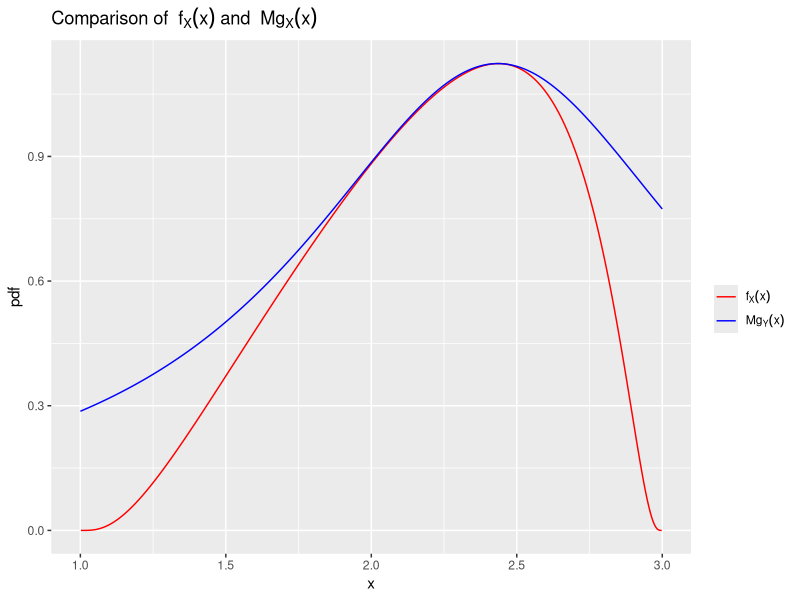
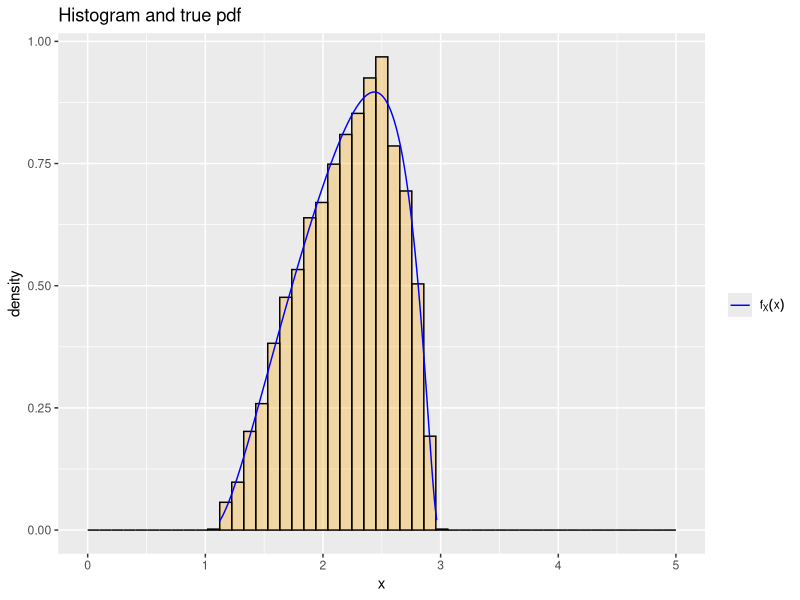
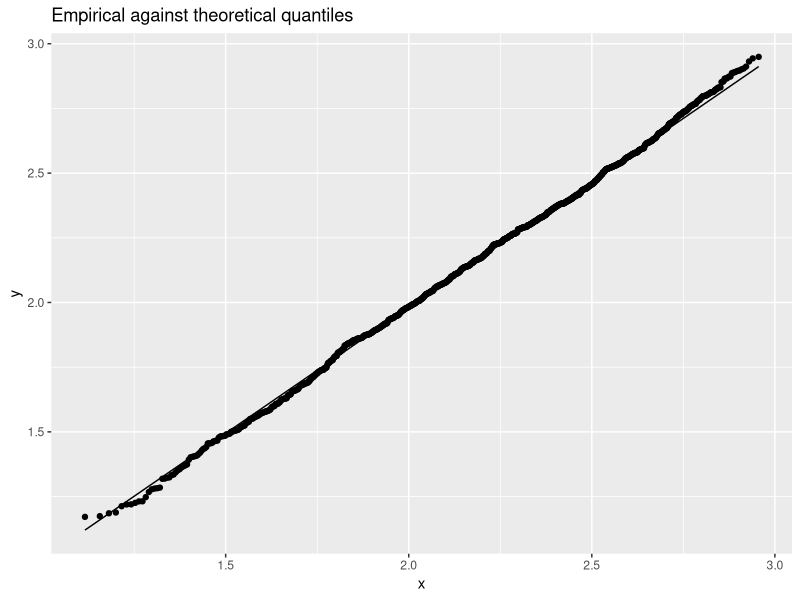
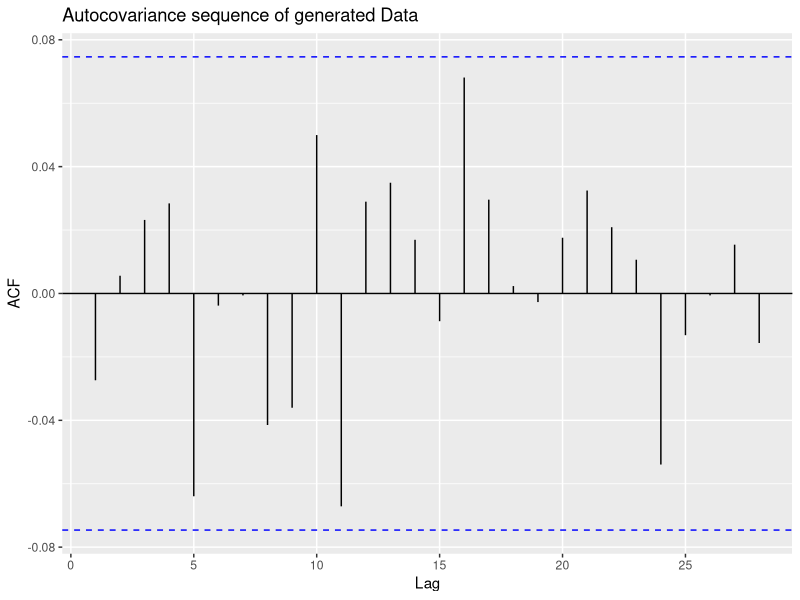
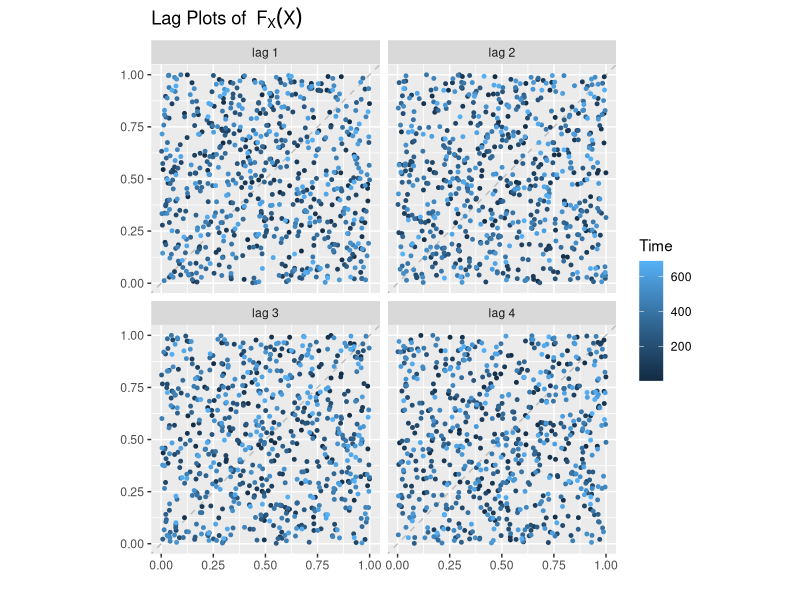
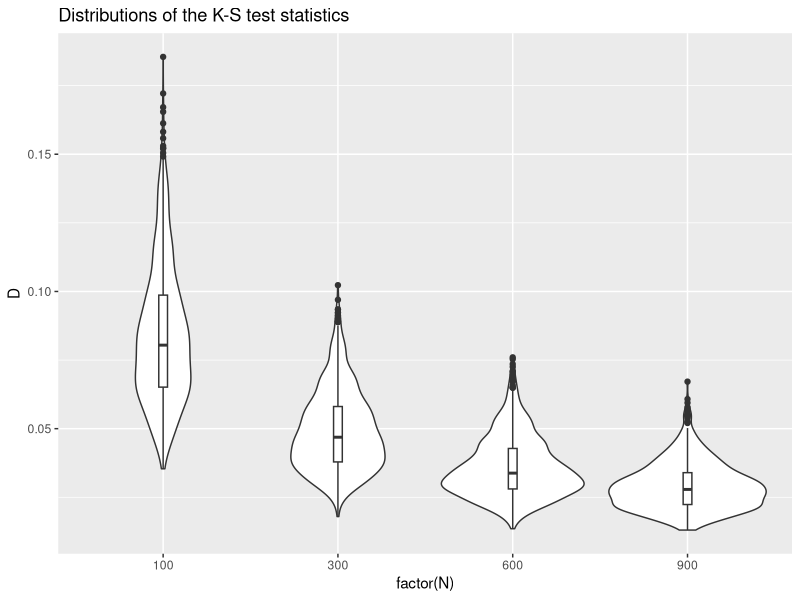
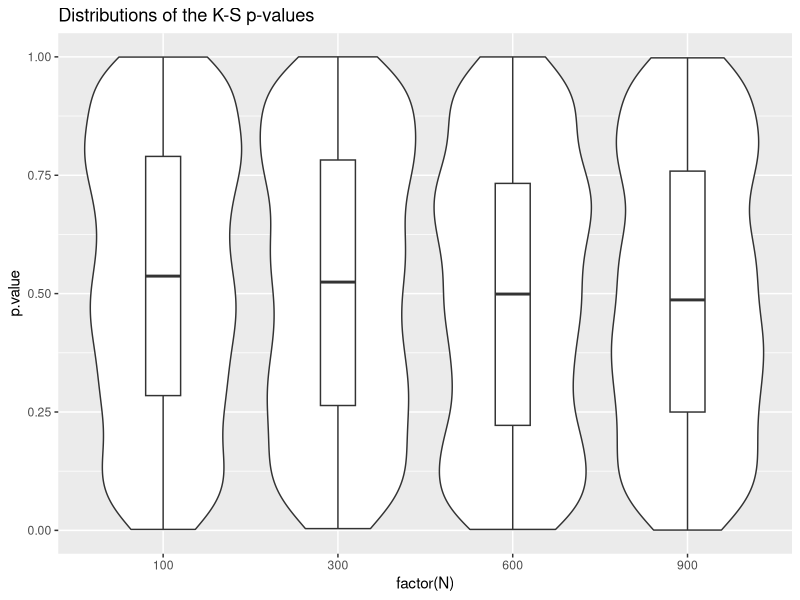
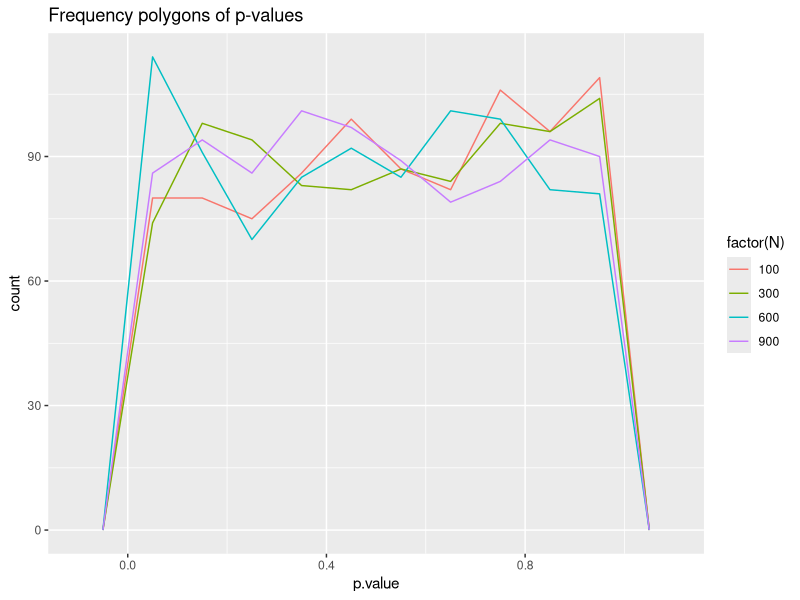

The R source for these figures, in order:
## ---- chunk 1

knitr::opts_chunk$set(warning=FALSE, message=FALSE)
suppressMessages(library(tidyverse,verbose=FALSE,warn.conflicts=FALSE,quietly=TRUE))
suppressMessages(library(forecast,verbose=FALSE,warn.conflicts =FALSE,quietly=TRUE))

fstar <- function(x) (1/((x-1)*(3-x))) * exp(-1/2 * (-0.5 + log((x-1)/(3-x)))^2)#mypdf

set.seed(2) #setting seed so that comments refer to exact results
range1 <- seq(1.0001,2.9999,length.out=1000) #1000 points in (1,3)

opt= optimise(fstar,range1,maximum= TRUE)

loc=2.435
scal = 0.84
g <- function(x)   1/(pi*scal*(1 + ((x-loc)/scal)^2)) #0.84

pcauchy2 <- function(x,l,s) (1/pi)*atan((x-l)/s) + 0.5 #write my own function for cauchy cdf

int_g = pcauchy2(3,2.435,scal)-pcauchy2(1,2.435,scal) #eval integral using cdf


int_fstar = integrate(fstar,1,3) #integrate pdf
int_fstar = as.numeric(int_fstar[1]) #convert list item to double
M = max(fstar(range1)/g(range1)) #find an M to scale g so that it is greater than f* #M=2.96483
acceptp=int_fstar / (int_g*M) #acceptance probability

x=seq(1,3,l=1000)
fgx = data.frame(x=x, fx=fstar(x), gx=M*g(x))
mylabs=list(expression(f[X](x)),expression(Mg[Y](x)))
## ---- chunk 2
p <- ggplot(fgx)
p + geom_line(aes(x,fx,colour="fx"))+
  geom_line(aes(x,gx,colour="fy"))+ 
  labs(y="pdf", title=expression("Comparison of "~f[X](x)~"and "~Mg[X](x)))+
  scale_colour_manual("", values=c("fx"="red","fy"="blue"), labels=mylabs)

## ---- chunk 3
rhn <- function(n){
  # simulated values in x 
  x <- vector()
  # estimated acceptance probabilities in p
  p <- vector()
  len_x = 0

  mult = 1/acceptp # 1/acceptance probability
  while(len_x <= n){
    n_to_gen = max((n-len_x)*mult,10) # determine number to generate - not less than 10
    u1=runif(n_to_gen)
    precheck <- u1 > pcauchy2(1,loc,scal) & u1<pcauchy2(3,loc,scal)
    u1 <- u1[precheck]
    y=scal*tan(pi*(u1 - 0.5)) + loc # generate cauchy(2.435,0.84) using inversion (truncated)
    u2 = runif(length(u1))#n_to_gen)
  
    cond <- u2 <= fstar(y)/(M*g(y)*int_fstar) # accept X=y if u <= f(y)/Mg(y), divide by fstar to normalise
    p <- c(p, sum(cond)/length(u1)) # keep track of estimated acceptance prob
    x <- c(x, y[cond]) # concatenate accepted values
    len_x <- length(x)
  }
  return(list(x=x[1:n], p=p))
}

## ---- chunk 4
library(ggplot2)
library(pracma)

n=5000
x=rhn(n)
x_rhn <- data.frame(x=x$x)
# theoretical quantile function:
#qhn <- function(p) loc +scal*tan(pi*(p - 0.5))#qnorm(p/2+0.5)
# theoretical cdf:
phn <- function(x) as.numeric(integrate(fstar,1,x)[1]) /int_fstar
phn <- Vectorize(phn)
#(1/pi)*atan((x-loc)/scal) +0.5  #2*(pnorm(x)-0.5)
## ---- chunk 5
# Histogram
mylabs=list(expression(f[X](x)))
cols = c("fy"="blue")
x=x_rhn$x
x_plot = cbind(x_rhn, fy = (1/((x-1)*(3-x))) * exp(-1/2 * (-0.5 + log((x-1)/(3-x)))^2)/int_fstar)
p <- ggplot(x_plot)
 p+ labs(y="density",title="Histogram and true pdf")+
  geom_histogram(aes(x,y= ..density..),breaks=seq(0, 5, l=50), col="black", fill="orange", alpha=.3)+
  geom_line(aes(x,fy,colour="fy"))+
   scale_colour_manual(name="",values=cols, labels=mylabs)
#geom_line(aes(y=sqrt(2/pi)*exp(-x^2/2)),colour="fy")+


# qqplot

require(pracma,ggplot2)

# generate some x from the given density
x=rhn(1000)$x
x_plot = data.frame(x=x)

# function which uses numerical integration to calculate F(p) - q
mycdf = function(p,q){
  f <- function(x) (1/((x-1)*(3-x))) * exp(-1/2 * (-0.5 + log((x-1)/(3-x)))^2)/int_fstar
  integrate(f,1,p)$value-q
}

# solving F(x) - q = 0 to calculate the quantiles
qfunc <- function(q){
  # set lower as 0 and upper as 6 - will need to edit for correct cdf associated with your function
  bisect(mycdf, 1.000001, 2.999999,q=q)$root
}

# makeing sure it works on a vector and returns a vector
qhn1 <- function(p) unlist(lapply(p, qfunc))


ggplot(x_plot, aes(sample=x))+
  labs(title="Empirical against theoretical quantiles")+
   stat_qq(distribution=qhn1) +
   stat_qq_line(distribution=qhn1)


## ---- chunk 6
n=690
x=rhn(n)
x_rhn <- data.frame(x=x$x)
ggAcf(x_rhn)+
  labs(title="Autocovariance sequence of generated Data")
gglagplot(phn(x_rhn$x), lags=4, do.lines=FALSE)+
  labs(title=expression("Lag Plots of " ~ F[X](X)))

## ---- chunk 7
library(pracma)
# simulation study of KS test, using data set length stored in n_vals and 
#taking m simulations of each length.
# Ties may be present (I guess from rounding)
n_vals = c(100,300,600,900)
nn_vals = length(n_vals)
m=900

ks.testrhn <- function(x){
  kstestx = ks.test(x,phn)
  # phn is the theoretical half norm cdf declared above
  return(c(kstestx$p.value, kstestx$statistic))
}
ks.results=data.frame()

for(n in 1:nn_vals){
  n1=n_vals[n]
  x <- matrix(0, nrow=n1, ncol=m)
  # one call to rhn, then split into matrix in order to use the apply function
  x1 = rhn(n1*m)$x
  for(i in 1:m)  x[,i] <- x1[((i-1)*n1+1):(i*n1)]
  ks.testx= apply(x,2,ks.testrhn)
  ks.results = rbind(ks.results, data.frame(p.value=ks.testx[1,], D = ks.testx[2,], N=rep(n1,m)))
}
## ---- chunk 8
ggplot(ks.results, aes(factor(N), D))+
  geom_violin()+
  geom_boxplot(width=0.05)+
  labs(title="Distributions of the K-S test statistics")
ggplot(ks.results, aes(factor(N), p.value))+
  geom_violin()+
  geom_boxplot(width=0.2)+
  labs(title="Distributions of the K-S p-values")
ggplot(ks.results, aes(p.value,colour=factor(N)))+
  #geom_histogram(breaks=seq(0,1,by=0.05))+
  geom_freqpoly(breaks=seq(0,1,0.1))+
  labs(title="Frequency polygons of p-values")

## ---- chunk 9
library(knitr)
ks.table <- ks.results %>% group_by(N) %>% summarise("Mean p-value" = round(mean(p.value),digits=3), "Std Dev (p)" = round(sqrt(var(p.value)), 3), "Mean D"=round(mean(D), digits=3), "Std Dev (D)"= round(sqrt(var(D)), 3))
print(kable(ks.table))
## ---- chunk 10
xbar = sum(x_rhn$x)/nrow(x_rhn) #sample mean
sigma = sqrt(var(x_rhn$x)) #sample variance
sqrt_n = sqrt(nrow(x_rhn)) #square root of n
meanfunc <- function(x) (x*fstar(x))/int_fstar #function to integrate
mu_0 = as.numeric(integrate(meanfunc,1.0000001,2.9999999)[1]) #numeric calc of mean

z_score = (xbar - mu_0)/(sigma/sqrt_n)
paste("P value is", 2*pnorm(-abs(z_score))) #convert z score to p value for two tailed test

## ---- chunk 11
#fstar_vec <- Vectorize(fstar) #vectorising the fstar function so we can hit the random numbers with it next line
#X_i = fstar_vec(x_rhn$x)
#theta_hat = (3-1)*sum(X_i)/length(X_i) #rectangle width * rectangle heights/ no. of rek
n=1000 #number of random gen points


fstar_vec <- Vectorize(fstar) #vectorising the fstar function so we can hit the random numbers with it next line
ptm <- proc.time()
x_runi <- runif(n,1,3)
X_i = fstar_vec(x_runi)
theta_hat = (3-1)*sum(X_i)/length(X_i) #rectangle width * rectangle heights/ no. of rek
nc_mc=1/theta_hat

proc.time() - ptm
var_crm = var(2*X_i)
true_nc = 1/int_fstar
error_cmc = (nc_mc-true_nc)/true_nc


paste("Crude Monte Carlo estimate of normalising constant:",nc_mc)
paste("This estimator is",(nc_mc-true_nc)/true_nc,"%", "away from the true value")
#paste("variance of estimator:",var_crm,"/n")

## ---- chunk 12

peak <- opt$objective #find peak value of pdf
ptm2 <- proc.time()
u_hm <- runif(n,1,3)
v_hm <- runif(n,0,peak)

hit_miss_check <- v_hm <= fstar_vec(u_hm)

theta_hat_hm <- (3-1)*peak *(1/n)* sum(hit_miss_check)
nc_hm = 1/theta_hat_hm
proc.time() - ptm2

var_hm <- (int_fstar)*(peak*2 - int_fstar)
error_hm = (nc_hm-true_nc)/true_nc


#paste("Hit-or-miss Monte Carlo estimate of normalising constant:",nc_hm)
#paste("This estimator is",(nc_hm-true_nc)/true_nc,"%", "away from the true value")
#paste("variance of estimator:",var_hm,"/n")


yeet <- data.frame(Estimator= c("Crude","Hit-or-miss"), Estimate=c(nc_mc,nc_hm),Percentage_error=c(error_cmc,error_hm), Variance=c(var_crm,var_hm), Time=c(ptm[3],ptm2[3]))
print(kable(yeet))

